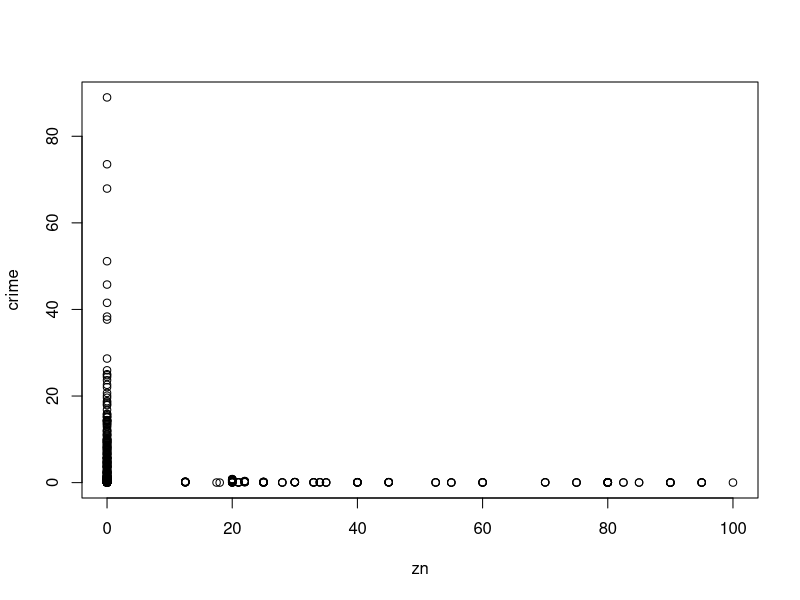
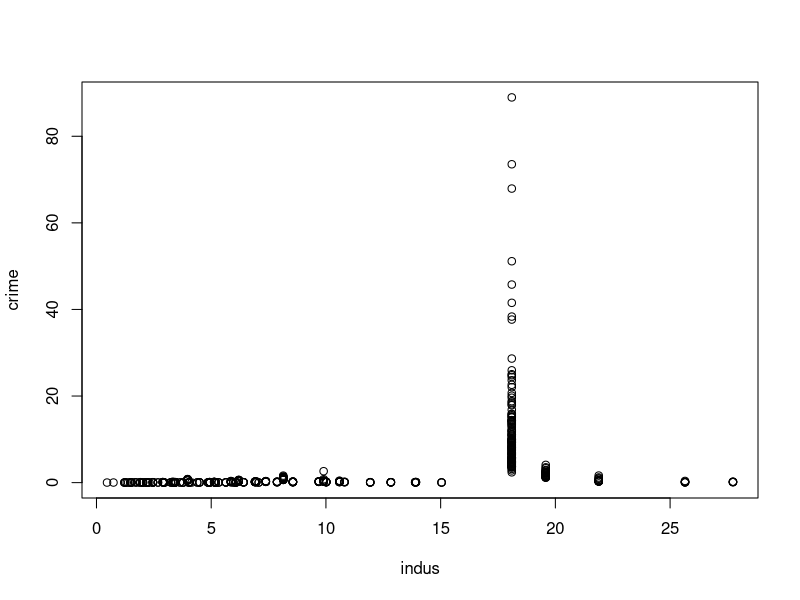
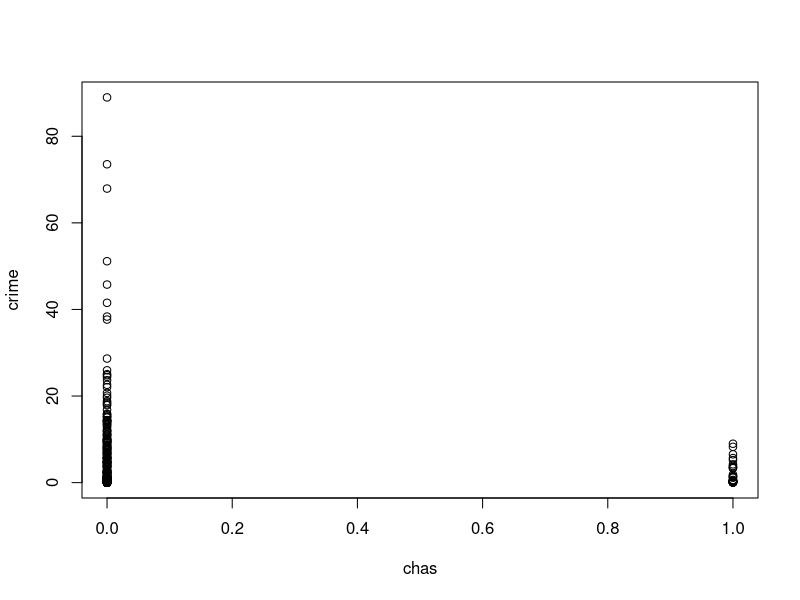
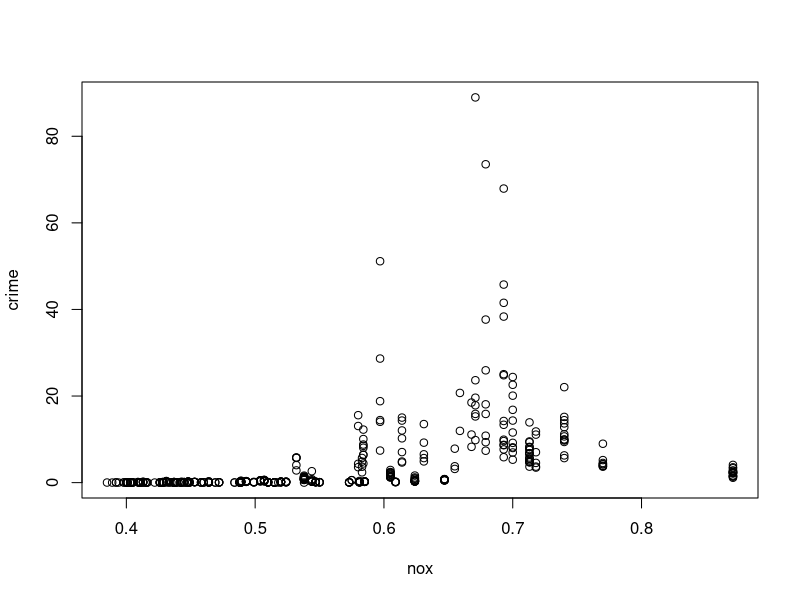
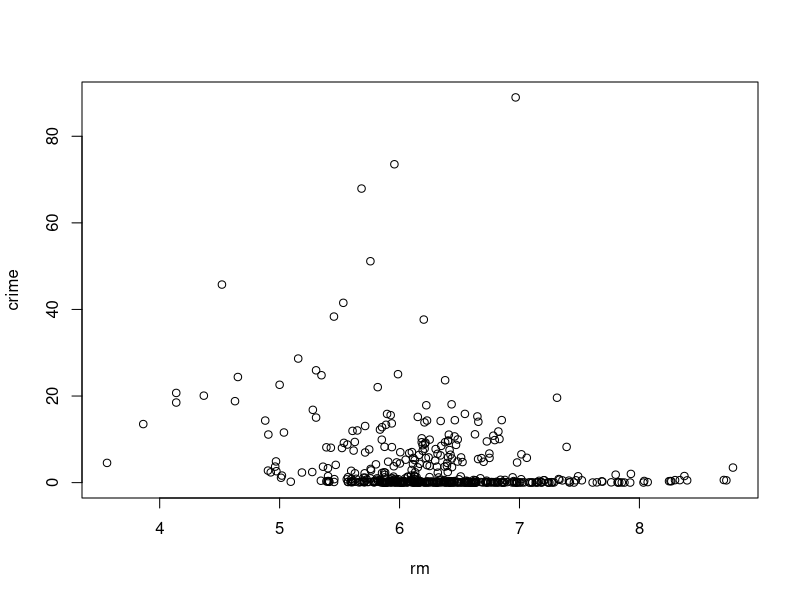
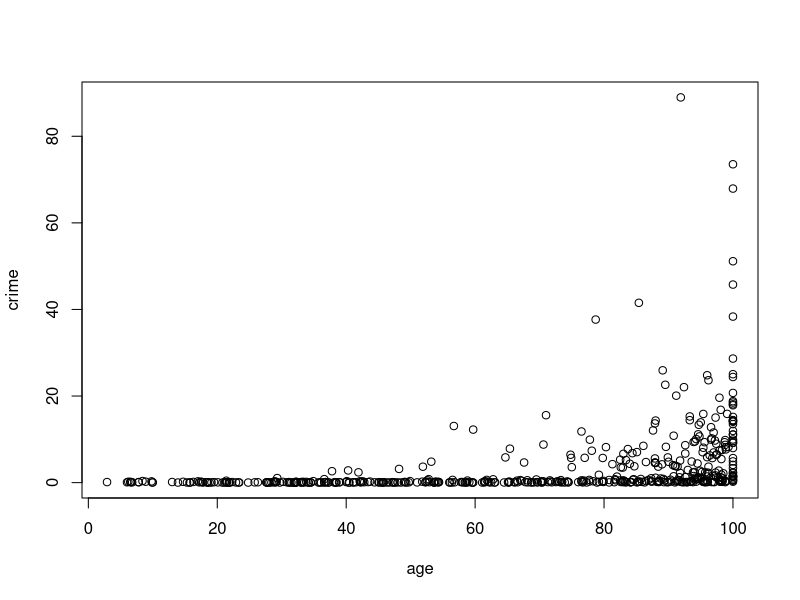
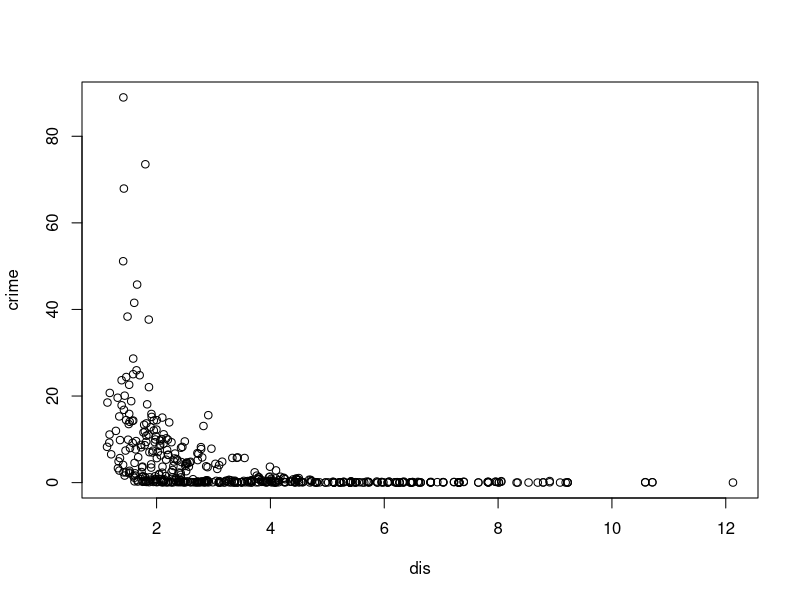
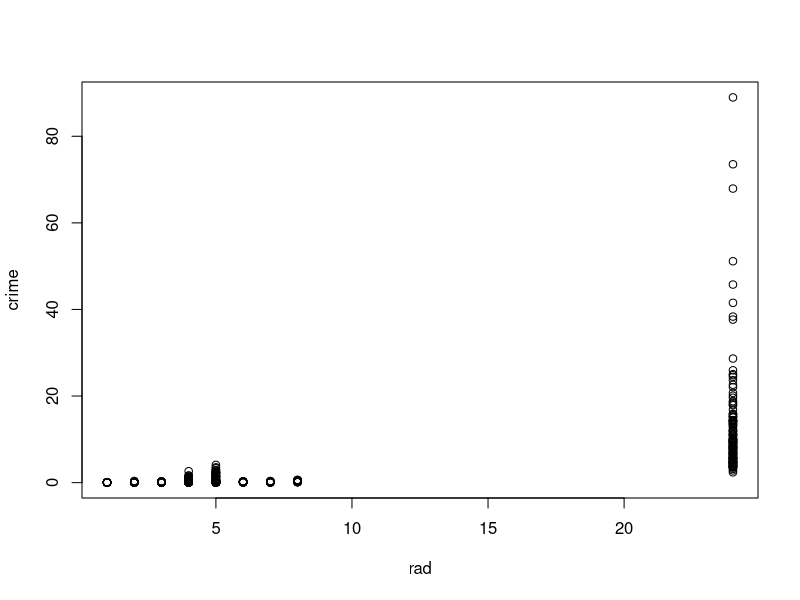

The R source for these figures, in order: (Note: this script raises an error after producing the figures.)
# Predicting per capita crime rate

library(MASS)
attach(Boston)
Boston = na.omit(Boston)

names(Boston)

# lm.fit = lm(crim ~ zn)
lm.fit = lm(crim ~ zn + I(zn^2) + I(zn^3))
summary(lm.fit)
plot(zn, crim, xlab = "zn", ylab = "crime")

# lm.fit = lm(crim ~ indus)
lm.fit = lm(crim ~ indus + I(indus^2) + I(indus^3))
summary(lm.fit)
plot(indus, crim, xlab = "indus", ylab = "crime")

# lm.fit = lm(crim ~ chas)
lm.fit = lm(crim ~ chas + I(chas^2) + I(chas^3))
summary(lm.fit)
plot(chas, crim, xlab = "chas", ylab = "crime")

# lm.fit = lm(crim ~ nox)
lm.fit = lm(crim ~ nox + I(nox^2) + I(nox^3))
summary(lm.fit)
plot(nox, crim, xlab = "nox", ylab = "crime")

# lm.fit = lm(crim ~ rm)
lm.fit = lm(crim ~ rm + I(rm^2) + I(rm^3))
summary(lm.fit)
plot(rm, crim, xlab = "rm", ylab = "crime")

# lm.fit = lm(crim ~ age)
lm.fit = lm(crim ~ age + I(age^2) + I(age^3))
summary(lm.fit)
plot(age, crim, xlab = "age", ylab = "crime")

# lm.fit = lm(crim ~ dis)
lm.fit = lm(crim ~ dis + I(dis^2) + I(dis^3))
summary(lm.fit)
plot(dis, crim, xlab = "dis", ylab = "crime")

# lm.fit = lm(crim ~ rad)
lm.fit = lm(crim ~ rad + I(rad^2) + I(rad^3))
summary(lm.fit)
plot(rad, crim, xlab = "rad", ylab = "crime")

# lm.fit = lm(crim ~ tax)
lm.fit = lm(crim ~ tax + I(tax^2) + I(tax^3))
summary(lm.fit)
plot(tax, crim, xlab = "tax", ylab = "crime")

# lm.fit = lm(crim ~ ptratio)
lm.fit = lm(crim ~ ptratio + I(ptratio^2) + I(ptratio^3))
summary(lm.fit)
plot(ptratio, crim, xlab = "ptratio", ylab = "crime")

# lm.fit = lm(crim ~ black)
lm.fit = lm(crim ~ black + I(black^2) + I(black^3))
summary(lm.fit)
plot(black, crim, xlab = "black", ylab = "crime")

# lm.fit = lm(crim ~ lstat)
lm.fit = lm(crim ~ lstat + I(lstat^2) + I(lstat^3))
summary(lm.fit)
plot(lstat, crim, xlab = "lstat", ylab = "crime")

lm.fit = lm(crim ~ medv)
lm.fit = lm(crim ~ medv + I(medv^2) + I(medv^3))
summary(lm.fit)
plot(medv, crim, xlab = "medv", ylab = "crime")

# Multiple regression
lm.fit(crim ~ ., data = Boston)

x1 = c(-0.7393, 0.50978, -1.8928, 31.249, -2.684, -1.5509, 0.61791, 
       0.29742, 1.1520, -0.036280, 0.54880, -0.36316, -0.5)
y1 = rep(0, 12)

x2 = rep(0, 12)
y2 = c(0.044855, -0.063855, -0.749134, -10.313535, 0.420131, 0.001452, -0.987176,
       0.588209, -0.003780, -0.271081, -0.007538, 0.126211, -0.19887)

x = c(x1, x2)
y = c(y1, y2)

plot(x, y)
